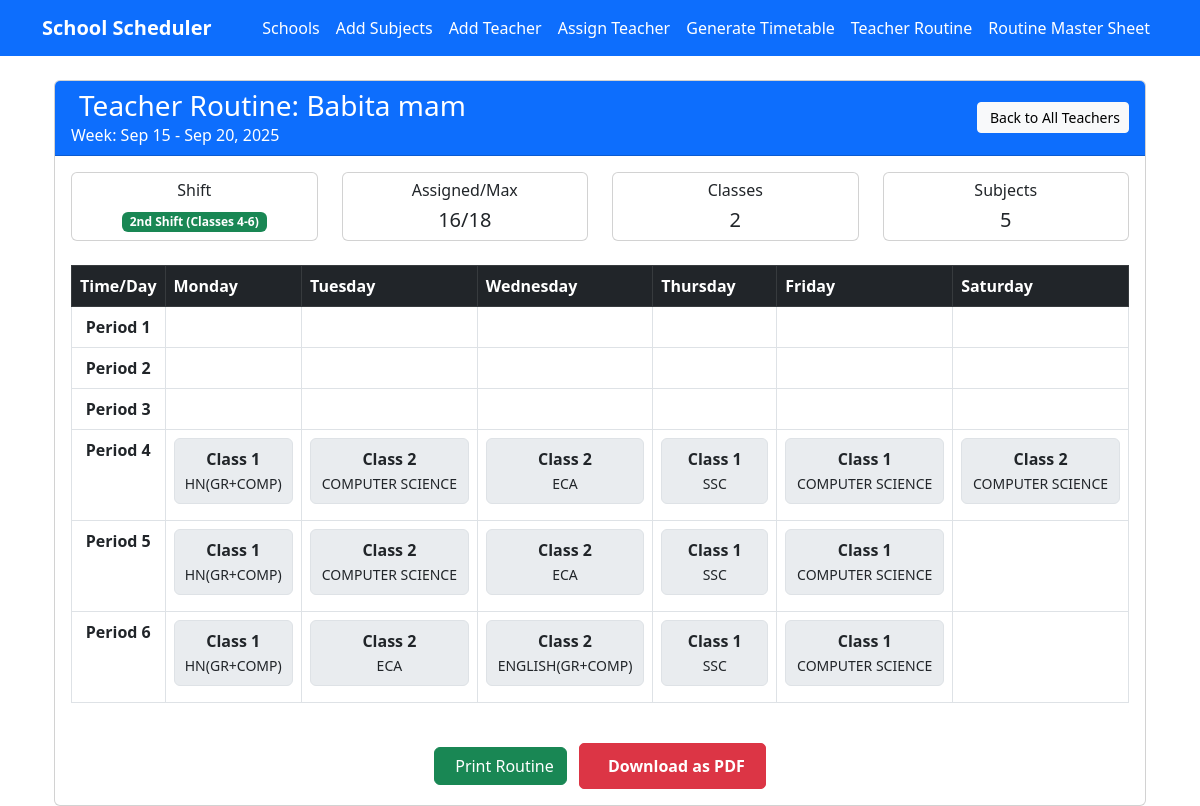
Page /teacher_routine/1/ on the committed database.
### scheduler/models.py (models this page shows, shortened)
class TeacherMaster(models.Model):
    SHIFT_CHOICES = [
        (1, "1st Shift (Classes 1-3)"),
        (2, "2nd Shift (Classes 4-6)"),
        (3, "All Shifts"),
    ]
    name = models.CharField(max_length=100)
    shift = models.IntegerField(choices=SHIFT_CHOICES)
    no_of_classes = models.IntegerField(default=0)

class SubjectMaster(models.Model):
    CLASS_CHOICES = [(i, f"Class {i}") for i in range(1, 11)]
    class_id = models.IntegerField(choices=CLASS_CHOICES)
    subject_name = models.CharField(max_length=100)
    class Meta:
        unique_together = ('class_id', 'subject_name')

### scheduler/views.py (the view)
# urls.py: path('teacher_routine/<int:teacher_id>/', views.teacher_detail_routine, name='teacher_detail_routine'),
def teacher_detail_routine(request, teacher_id):
    teacher = get_object_or_404(TeacherMaster, id=teacher_id)
    today = timezone.now().date()
    start_date = today - timedelta(days=today.weekday())
    end_date = start_date + timedelta(days=5)
    timetable_entries = Timetable.objects.filter(
        teacher=teacher
    ).select_related('subject').order_by('day', 'period_no', 'class_id')
    days = ['Mon', 'Tue', 'Wed', 'Thu', 'Fri', 'Sat']
    periods = range(1, 7)
    schedule_entries = []
    for entry in timetable_entries:
        schedule_entries.append({
            'day': entry.day,
            'period': entry.period_no,
            'class_id': entry.class_id,
            'subject': entry.subject.subject_name,
            'has_shift_conflict': (
                (teacher.shift == 1 and entry.period_no > 3) or
                (teacher.shift == 2 and entry.period_no <= 3)
            )
        })
    total_periods = timetable_entries.count()
    classes_taught = sorted(set(entry.class_id for entry in timetable_entries))
    subjects_taught = list(set(entry.subject.subject_name for entry in timetable_entries))
    return render(request, 'scheduler/teacher_detail_routine.html', {
        'teacher': teacher,
        'schedule_entries': schedule_entries,
        'days': days,
        'periods': periods,
        'start_date': start_date,
        'end_date': end_date,
        'total_periods': total_periods,
        'classes_taught': classes_taught,
        'subjects_taught': subjects_taught,
        'remaining_capacity': max(0, teacher.no_of_classes - total_periods)
    })

### scheduler/templates/scheduler/teacher_detail_routine.html (shortened to what this page needs)
{% extends 'scheduler/base.html' %}
{% block content %}
<div class="container mt-4">
    <div class="card">
        <div class="card-header bg-primary text-white">
            <div class="d-flex justify-content-between align-items-center">
                <div>
                    <h3 class="mb-0">Teacher Routine: {{ teacher.name }}</h3>
                    <p class="mb-0">Week: {{ start_date|date:"M d" }} - {{ end_date|date:"M d, Y" }}</p>
                </div>
                <a href="{% url 'teacher_routine' %}" class="btn btn-light btn-sm">
                    Back to All Teachers
                </a>
            </div>
        </div>
        <div class="card-body">
            <div class="row mb-4">
                <div class="col-md-3">
                    <div class="card text-center">
                        <div class="card-body py-2">
                            <h6>Shift</h6>
                            <span class="badge
                                {% if teacher.shift == 1 %}bg-primary
                                {% elif teacher.shift == 2 %}bg-success
                                {% else %}bg-info{% endif %}">
                                {{ teacher.get_shift_display }}
                            </span>
                        </div>
                    </div>
                </div>
                <div class="col-md-3">
                    <div class="card text-center">
                        <div class="card-body py-2">
                            <h6>Assigned/Max</h6>
                            <h5 class="mb-0 {% if total_periods > teacher.no_of_classes %}text-danger{% endif %}">
                                {{ total_periods }}/{{ teacher.no_of_classes }}
                            </h5>
                        </div>
                    </div>
                </div>
                <div class="col-md-3">
                    <div class="card text-center">
                        <div class="card-body py-2">
                            <h6>Classes</h6>
                            <h5 class="mb-0">{{ classes_taught|length }}</h5>
                        </div>
                    </div>
                </div>
                <div class="col-md-3">
                    <div class="card text-center">
                        <div class="card-body py-2">
                            <h6>Subjects</h6>
                            <h5 class="mb-0">{{ subjects_taught|length }}</h5>
                        </div>
                    </div>
                </div>
            </div>
            <div class="table-responsive">
                <table class="table table-bordered" id="routineTable">
                    <thead class="table-dark">
                        <tr>
                            <th>Time/Day</th>
                            <th>Monday</th>
                            <th>Tuesday</th>
                            <th>Wednesday</th>
                            <th>Thursday</th>
                            <th>Friday</th>
                            <th>Saturday</th>
                        </tr>
                    </thead>
                    <tbody>
                        {% for period in periods %}
                        <tr>
                            <td class="fw-bold period-header">Period {{ period }}</td>
                            {% for day in days %}
                            <td class="subject-cell">
                                {% for entry in schedule_entries %}
                                    {% if entry.day == day and entry.period == period %}
                                        <div class="class-assignment mb-2 p-2 rounded">
                                            <strong>Class {{ entry.class_id }}</strong>
                                            <br>
                                            <small>{{ entry.subject }}</small>
                                        </div>
                                    {% endif %}
                                {% endfor %}
                            </td>
                            {% endfor %}
                        </tr>
                        {% endfor %}
                    </tbody>
                </table>
            </div>
            <div class="text-center mt-4">
                <button onclick="window.print()" class="btn btn-success me-2">
                    Print Routine
                </button>
                <button id="downloadPdf" class="btn btn-danger">
                    Download as PDF
                </button>
            </div>
        </div>
    </div>
</div>
{% endblock %}

### scheduler/templates/scheduler/teacher_detail_routine.html (style rules this page uses)
.period-header { background-color: #2c3e50; color: white; text-align: center; width: 80px; }
.subject-cell { background-color: #f8f9fa; border-radius: 5px; text-align: center; min-width: 120px; transition: all 0.2s ease; }
.class-assignment { background-color: #e9ecef; border: 1px solid #dee2e6; }
#downloadPdf { padding: 10px 20px; font-weight: bold; border-radius: 5px; transition: all 0.3s; }

### rows in the picture
TeacherMaster: name "Babita mam", shift "2nd Shift (Classes 4-6)", no_of_classes "18"
SubjectMaster: subject "HN(GR+COMP)" "HN(GR+COMP)" "HN(GR+COMP)"
SubjectMaster: subject "COMPUTER SCIENCE" "COMPUTER SCIENCE" "COMPUTER SCIENCE"
SubjectMaster: subject "ECA" "ECA" "ECA"
SubjectMaster: subject "SSC" "SSC" "SSC"
SubjectMaster: subject "COMPUTER SCIENCE" "COMPUTER SCIENCE" "COMPUTER SCIENCE"
SubjectMaster: subject "ENGLISH(GR+COMP)"

### other values in the picture
{{ start_date|date:"M d" }} "Sep 15"
{{ end_date|date:"M d, Y" }} "Sep 20, 2025"
{{ total_periods }} "16"
{{ classes_taught|length }} "2"
{{ subjects_taught|length }} "5"
{{ period }} "1" "2" "3" "4" "5" "6"
{{ entry.class_id }} "1" "2" "2" "1" "1" "2" "1" "2" "2" "1" "1" "1" "2" "2" "1" "1"
